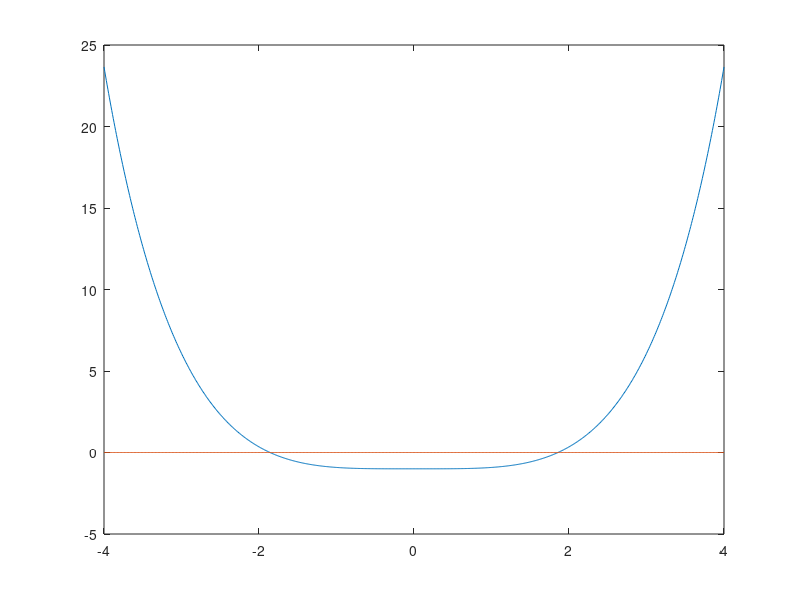

MATLAB code to generate this figure: (Note: this script raises an error after producing the figure.)
%% Problem 17: Secant Method- compute negative zero

%visually choosing x0, x1 estimates
f = @(x) cosh(x) + cos(x) - 3;
g = @(x) 0*x;

x = -4:0.01:4;
plot(x, f(x))
hold on
plot(x, g(x))

%setting parameters for secant function
x0 = -1.5;
x1 = -1.6;
tol = 10^(-12);
nmax = 10000;

[zero, res, niter] = secant(f, x0, x1, tol, nmax);